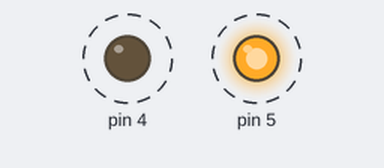
Simulated run of this sketch. Board: Arduino Uno, built with avr-gcc and run on an emulated ATmega328P. On the bench: output pins drawn as LEDs (lit = HIGH). Dashed ring = blinking.

Above: at 0.5 s.
Timing chart, 0 to 4.6 s (numbered marks = the images above):
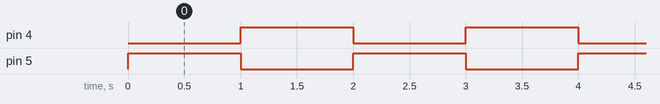

Measured:
- by itself, pin 4, pin 5: alternates HIGH for 1.0 s and LOW for 1.0 s

The sketch:

led2.ino
```cpp
void setup() {
  pinMode(4, OUTPUT);
  pinMode(5, OUTPUT);
}

void loop() {
  digitalWrite(4, 0);
  digitalWrite(5, 1);
  delay(1000);
  digitalWrite(4, 1);
  digitalWrite(5, 0);
  delay(1000);
}
```
